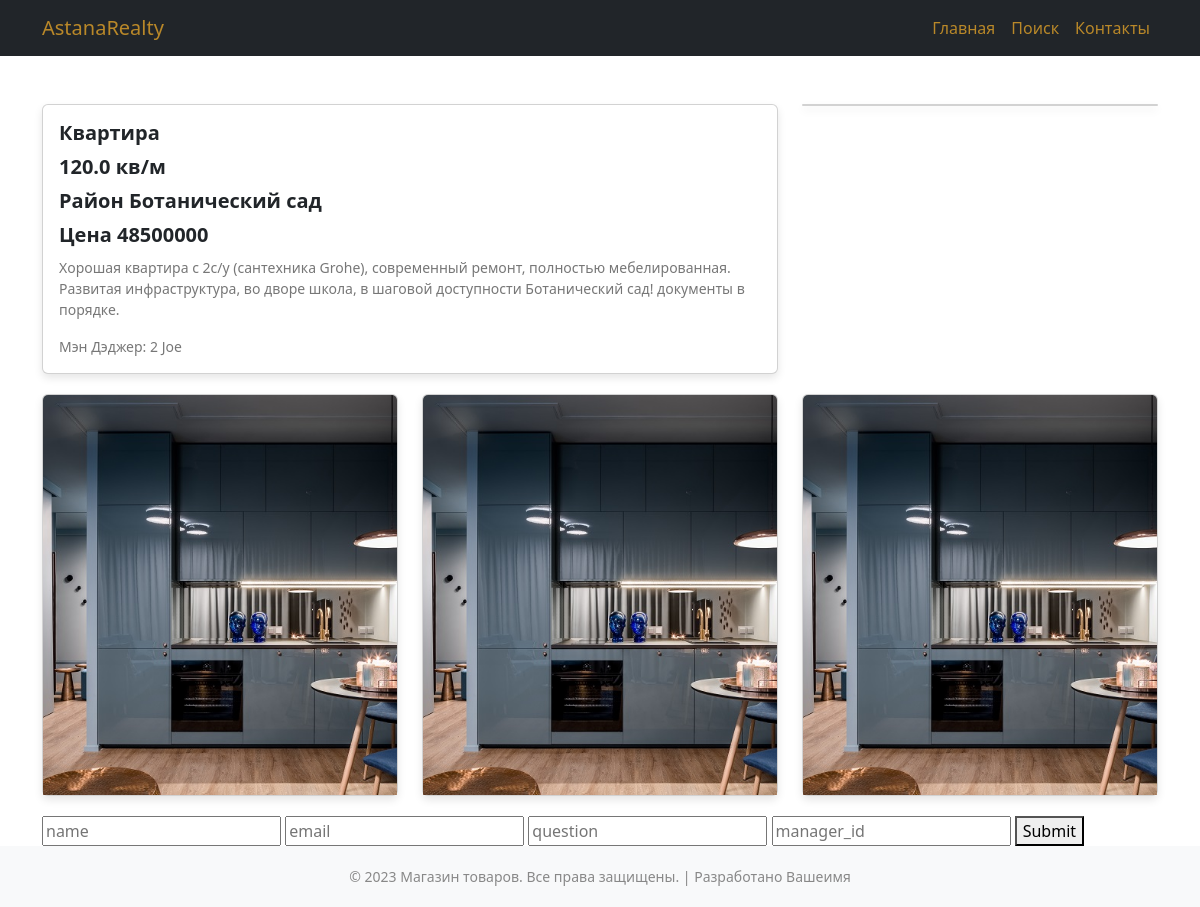
Screenshot of /home/4 with the database file from the repository.
### homes/models.py (models this page shows, shortened)
class Home(models.Model):
    title = models.CharField(max_length=200, blank=True,null=True)
    info = models.TextField()
    s = models.FloatField()
    district = models.CharField(max_length=200)
    cost = models.IntegerField()
    img = models.ImageField(upload_to='img', blank=True, null=True)
    manager = models.ForeignKey(Manager, on_delete=models.PROTECT, blank=True, null=True)
    category = models.ForeignKey(Category, on_delete=models.PROTECT, blank=True, null=True)

### managers/models.py (models this page shows)
class Manager(models.Model):
    first_name = models.CharField(max_length=50)
    last_name = models.CharField(max_length=50)
    phone = models.CharField(max_length=50)
    email = models.EmailField()
    img = models.ImageField(upload_to='manager_img')
    def __str__(self):
        return f'{self.id}  {self.first_name}'

### homes/views.py (the view)
# urls.py: path('home/<int:pk>', detail_view, name='detail_page'),
def detail_view(request, pk):
    home = Home.objects.get(id=pk)
    if request.method == 'POST':
        form = ApplicationForm(request.POST)
        if form.is_valid():
            form.save()
        return redirect('homes:main_page')
    else:
        form = ApplicationForm()
    return render(request, 'detail.html', {'home': home, 'form': form})

### application/forms.py
class ApplicationForm(forms.ModelForm):
    class Meta:
        model = Application
        fields = ['name', 'email', 'question', 'manager_id']

### templates/detail.html (shortened to what this page needs)
{% extends 'base.html' %}
{% block content %}
<br>
<br>
<div class="container">
    <div class="row">
        <div class="col-md-8">
            <div class="card">
                <div class="card-body">
                    <h5 class="card-title">{{ home.title }}</h5>
                    <h5 class="card-title">{{ home.s }} кв/м</h5>
                    <h5 class="card-title">Район {{ home.district }}</h5>
                    <h5 class="card-title">Цена {{ home.cost }}</h5>
                    <p class="card-text">{{ home.info }}</p>
                    <p class="card-text">Мэн Дэджер: {{ home.manager }}</p>
                </div>
            </div>
        </div>
        <div class="col-md-4">
            <div class="card">
            </div>
        </div>
    </div>
    <div class="row">
        <div class="col-md-4">
            <div class="card">
                {% if home.img %}
                <img src="{{ home.img.url }}" class="card-img-top" alt="Товар 1">
                {% else %}
                <img src="https://edit.org/images/cat/book-covers-big-2019101610.jpg" class="card-img-top" alt="Товар 1">
                {% endif %}
            </div>
        </div>
        <div class="col-md-4">
            <div class="card">
                {% if home.img %}
                <img src="{{ home.img.url }}" class="card-img-top" alt="Товар 1">
                {% else %}
                <img src="https://edit.org/images/cat/book-covers-big-2019101610.jpg" class="card-img-top" alt="Товар 1">
                {% endif %}
            </div>
        </div>
        <div class="col-md-4">
            <div class="card">
                {% if home.img %}
                <img src="{{ home.img.url }}" class="card-img-top" alt="Товар 1">
                {% else %}
                <img src="https://edit.org/images/cat/book-covers-big-2019101610.jpg" class="card-img-top" alt="Товар 1">
                {% endif %}
            </div>
        </div>
    </div>
</div>
<div class="container">
    <form action="" method="post">
        <input name="name" placeholder="name">
        <input name="email" placeholder="email">
        <input name="question" placeholder="question">
        <input name="manager_id" placeholder="manager_id">
        <button type="submit"> Submit </button>
    </form>
</div>
{% endblock %}

### static/css/customcss.css (style rules this page uses)
.card { margin-bottom: 20px; box-shadow: 0 4px 8px rgba(0,0,0,0.1); transition: transform 0.3s; }
.card img { height: 400px; object-fit: cover; }
.card-title { margin-bottom: 10px; font-size: 20px; font-weight: bold; }
.card-text { color: #777; font-size: 14px; }

### rows the page displays
Home: title "Квартира", s "120.0", district "Ботанический сад", cost "48500000", info "Хорошая квартира с 2с/у (сантехника Grohe), современный ремонт, полностью мебелированная. Развитая инфраструктура, во дворе школа, в шаговой доступности Ботанический сад! документы в порядке.", manager "2 Joe", img (picture)
